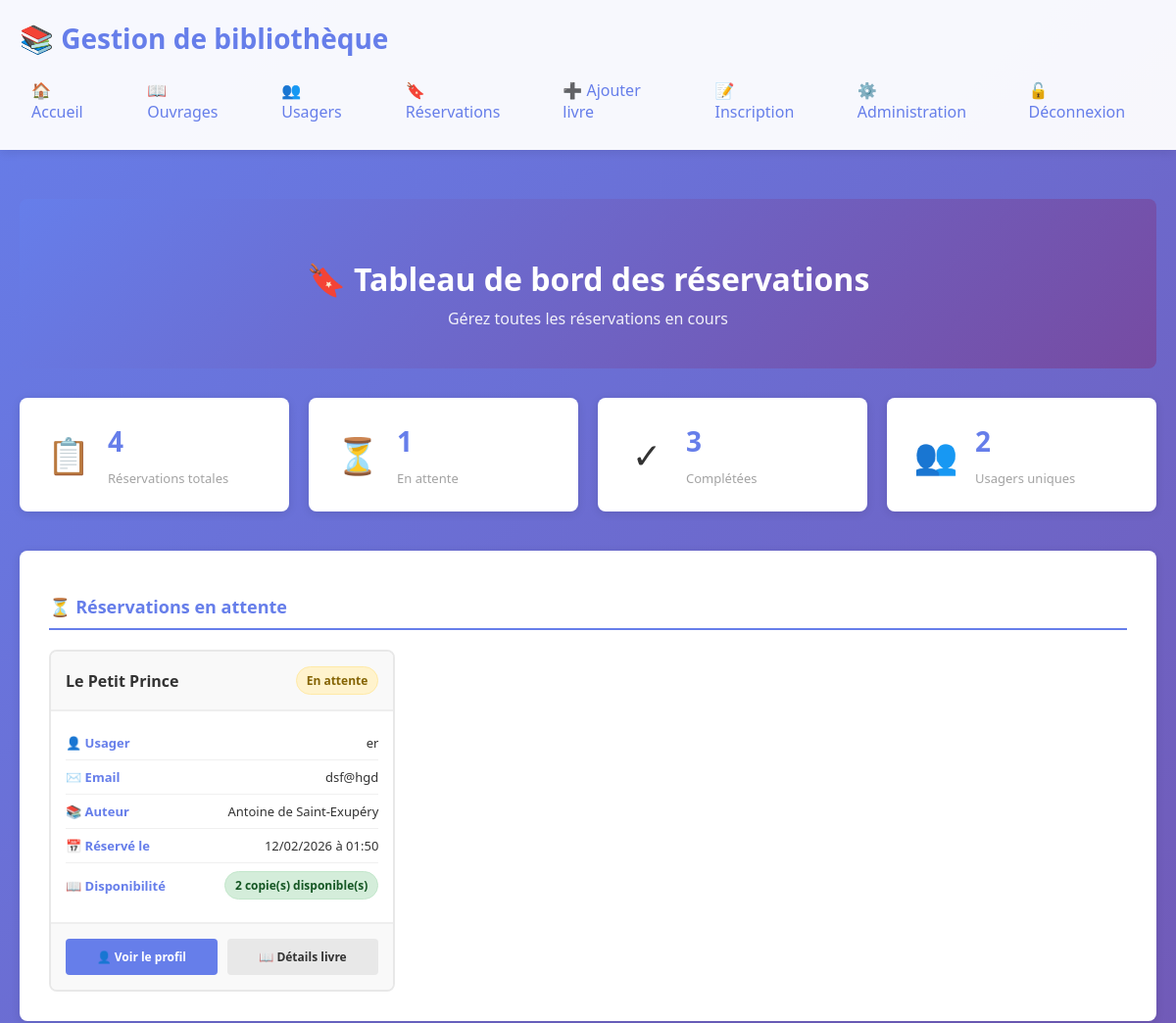
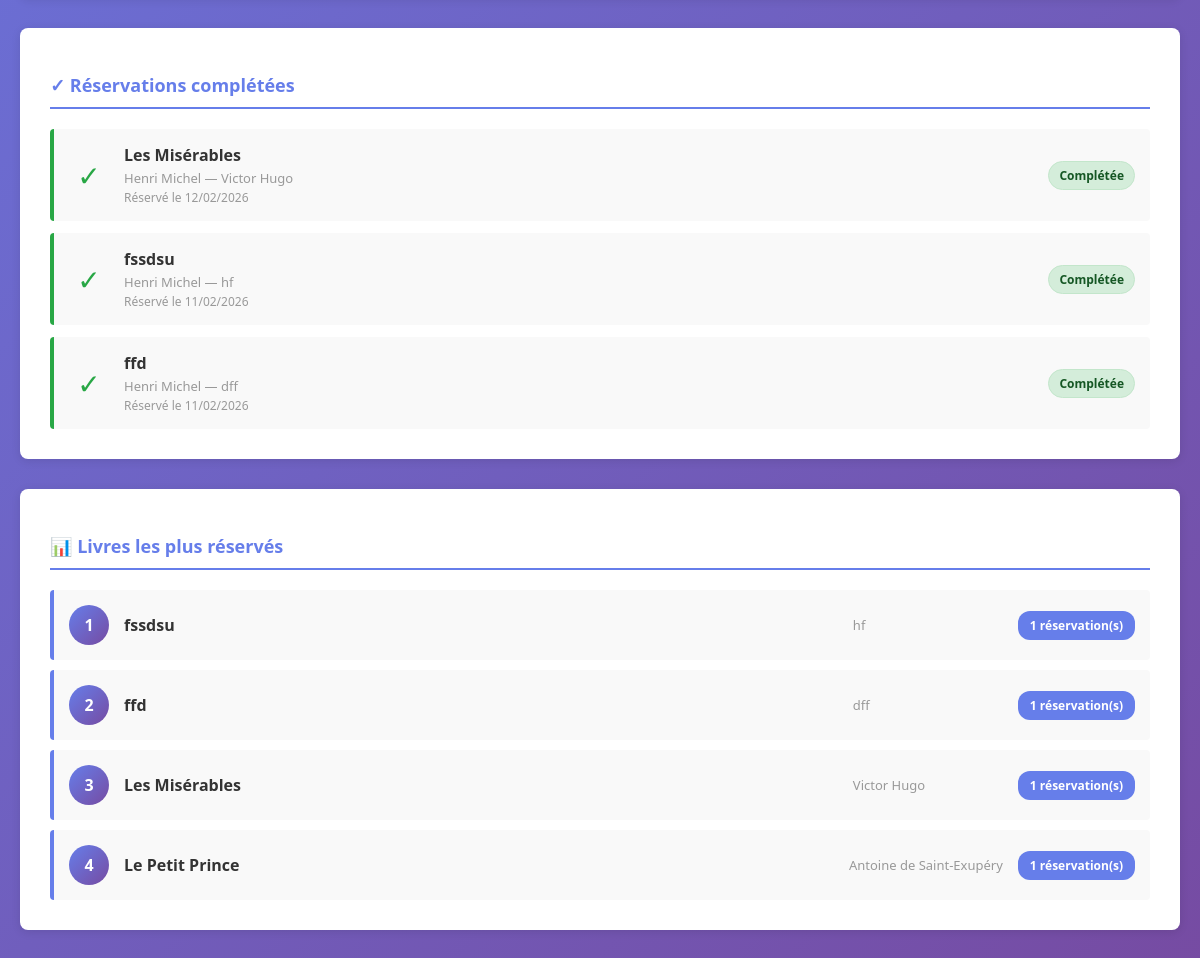
/reservations (signed in), run on the app's committed database (2 pictures, top to bottom).
### models.py (models this page shows, shortened)
class Reservation(db.Model):
    id = db.Column(db.Integer, primary_key=True)
    user_id = db.Column(db.Integer, db.ForeignKey('user.id'), nullable=False)
    book_id = db.Column(db.Integer, db.ForeignKey('book.id'), nullable=False)
    reserved_on = db.Column(db.DateTime, default=datetime.utcnow)
    active = db.Column(db.Boolean, default=True)

class Book(db.Model):
    id = db.Column(db.Integer, primary_key=True)
    title = db.Column(db.String(250), nullable=False)
    author = db.Column(db.String(200))
    total_copies = db.Column(db.Integer, default=1)
    loans = db.relationship('Loan', backref='book', lazy=True)
    reservations = db.relationship('Reservation', backref='book', lazy=True)
    def available_copies(self):
        borrowed = Loan.query.filter_by(book_id=self.id, returned=False).count()
        return max(0, self.total_copies - borrowed)

class User(db.Model):
    id = db.Column(db.Integer, primary_key=True)
    name = db.Column(db.String(120), nullable=False)
    email = db.Column(db.String(120), unique=True, nullable=False)
    registered_on = db.Column(db.DateTime, default=datetime.utcnow)
    loans = db.relationship('Loan', backref='user', lazy=True)
    reservations = db.relationship('Reservation', backref='user', lazy=True)

### app.py (the view)
@app.route('/reservations')
@login_required_admin
def reservations_dashboard():
    from datetime import datetime
    from sqlalchemy import func
    all_reservations = Reservation.query.all()
    pending_list = Reservation.query.filter_by(active=True).order_by(Reservation.reserved_on.desc()).all()
    completed_list = Reservation.query.filter_by(active=False).order_by(Reservation.reserved_on.desc()).limit(20).all()
    total_reservations = len(all_reservations)
    pending_reservations = len(pending_list)
    completed_reservations = len(completed_list)
    unique_users = len(set(res.user_id for res in all_reservations))
    popular_books = db.session.query(Book, func.count(Reservation.id)).join(
        Reservation, Book.id == Reservation.book_id
    ).group_by(Book.id).order_by(func.count(Reservation.id).desc()).limit(5).all()
    return render_template('reservations_dashboard.html',
        pending_list=pending_list,
        completed_list=completed_list,
        popular_books=popular_books,
        total_reservations=total_reservations,
        pending_reservations=pending_reservations,
        completed_reservations=completed_reservations,
        unique_users=unique_users)

### app.py (called while the page is built)
def login_required_admin(f):
    @wraps(f)
    def decorated_function(*args, **kwargs):
        if 'admin' not in session:
            flash('Vous devez être connecté en tant qu\'administrateur', 'warning')
            return redirect(url_for('admin_login'))
        return f(*args, **kwargs)
    return decorated_function

### templates/reservations_dashboard.html (shortened to what this page needs)
{% extends 'layout.html' %}
{% block content %}
<div class="reservations-dashboard">
  <section class="dashboard-header">
    <h2>🔖 Tableau de bord des réservations</h2>
    <p>Gérez toutes les réservations en cours</p>
  </section>
  <section class="stats-overview">
    <div class="stat-box">
      <div class="stat-icon">📋</div>
      <div class="stat-content">
        <div class="stat-number">{{ total_reservations }}</div>
        <div class="stat-label">Réservations totales</div>
      </div>
    </div>
    <div class="stat-box">
      <div class="stat-icon">⏳</div>
      <div class="stat-content">
        <div class="stat-number">{{ pending_reservations }}</div>
        <div class="stat-label">En attente</div>
      </div>
    </div>
    <div class="stat-box">
      <div class="stat-icon">✓</div>
      <div class="stat-content">
        <div class="stat-number">{{ completed_reservations }}</div>
        <div class="stat-label">Complétées</div>
      </div>
    </div>
    <div class="stat-box">
      <div class="stat-icon">👥</div>
      <div class="stat-content">
        <div class="stat-number">{{ unique_users }}</div>
        <div class="stat-label">Usagers uniques</div>
      </div>
    </div>
  </section>
  <section class="dashboard-section">
    <h3>⏳ Réservations en attente</h3>
    {% if pending_list %}
      <div class="reservations-grid">
        {% for res in pending_list %}
        <div class="reservation-card">
          <div class="card-header">
            <span class="card-title">{{ res.book.title }}</span>
            <span class="badge warning">En attente</span>
          </div>
          <div class="card-content">
            <div class="info-row">
              <span class="label">👤 Usager</span>
              <span class="value">{{ res.user.name }}</span>
            </div>
            <div class="info-row">
              <span class="label">✉️ Email</span>
              <span class="value">{{ res.user.email }}</span>
            </div>
            <div class="info-row">
              <span class="label">📚 Auteur</span>
              <span class="value">{{ res.book.author }}</span>
            </div>
            <div class="info-row">
              <span class="label">📅 Réservé le</span>
              <span class="value">{{ res.reserved_on.strftime('%d/%m/%Y à %H:%M') }}</span>
            </div>
            <div class="info-row">
              <span class="label">📖 Disponibilité</span>
              <span class="value">
                {% if res.book.available_copies() > 0 %}
                  <span class="badge success">{{ res.book.available_copies() }} copie(s) disponible(s)</span>
                {% else %}
                  <span class="badge danger">Non disponible</span>
                {% endif %}
              </span>
            </div>
          </div>
          <div class="card-actions">
            <a href="{{ url_for('profile', user_id=res.user.id) }}" class="action-btn primary">👤 Voir le profil</a>
            <a href="{{ url_for('book_detail', book_id=res.book.id) }}" class="action-btn secondary">📖 Détails livre</a>
          </div>
        </div>
        {% endfor %}
      </div>
    {% else %}
      <div class="empty-message">
        <p>✨ Aucune réservation en attente</p>
      </div>
    {% endif %}
  </section>
  <section class="dashboard-section">
    <h3>✓ Réservations complétées</h3>
    {% if completed_list %}
      <div class="completed-list">
        {% for res in completed_list %}
        <div class="completed-item">
          <div class="item-icon">✓</div>
          <div class="item-details">
            <h4>{{ res.book.title }}</h4>
            <p class="item-meta">{{ res.user.name }} — {{ res.book.author }}</p>
            <p class="item-date">Réservé le {{ res.reserved_on.strftime('%d/%m/%Y') }}</p>
          </div>
          <span class="badge success">Complétée</span>
        </div>
        {% endfor %}
      </div>
    {% else %}
      <div class="empty-message">
        <p>Aucune réservation complétée</p>
      </div>
    {% endif %}
  </section>
  <section class="dashboard-section">
    <h3>📊 Livres les plus réservés</h3>
    {% if popular_books %}
      <div class="popular-list">
        {% for book, count in popular_books %}
        <div class="popular-item">
          <div class="rank">{{ loop.index }}</div>
          <div class="book-name">{{ book.title }}</div>
          <div class="book-author">{{ book.author }}</div>
          <div class="count-badge">{{ count }} réservation(s)</div>
        </div>
        {% endfor %}
      </div>
    {% else %}
      <div class="empty-message">
        <p>Pas de données</p>
      </div>
    {% endif %}
  </section>
</div>
{% endblock %}

### static/style.css (style rules this page uses)
* { margin: 0; padding: 0; box-sizing: border-box; }
body { font-family: 'Segoe UI', Tahoma, Geneva, Verdana, sans-serif; background: linear-gradient(135deg, #667eea 0%, #764ba2 100%); min-height: 100vh; color: #333; }
.success { background: #d4edda; color: #155724; border: 1px solid #c3e6cb; }
.warning { background: #fff3cd; color: #856404; border: 1px solid #ffeaa7; }
h2 { color: white; margin: 20px 0 15px 0; font-size: 24px; }
h3 { color: #667eea; margin: 15px 0 10px 0; font-size: 18px; }
a { color: #667eea; text-decoration: none; }
.badge { display: inline-block; padding: 5px 10px; border-radius: 20px; font-size: 12px; font-weight: 600; }
.badge.success { background: #d4edda; color: #155724; }
.badge.warning { background: #fff3cd; color: #856404; }
.stat-number { font-size: 32px; font-weight: bold; margin-bottom: 10px; }
.stat-label { font-size: 14px; opacity: 0.9; }
.stat-icon { font-size: 40px; }
.action-btn { background: linear-gradient(135deg, #667eea 0%, #764ba2 100%); color: white; padding: 20px; border-radius: 8px; text-decoration: none; display: flex; flex-direction: column; align-items: center; gap: 10px; transition: all 0.3s; border: 2px solid transparent; }
.action-btn { animation: fadeIn 0.5s ease-out; }

### data on the page
Reservation: book "Le Petit Prince", user.name "er", user.email "dsf@hgd", book.author "Antoine de Saint-Exupéry", reserved_on "12/02/2026 à 01:50", book.available_copies "2"
Reservation: book "Les Misérables", user.name "Henri Michel", book.author "Victor Hugo", reserved_on "12/02/2026"
Reservation: book "fssdsu", user.name "Henri Michel", book.author "hf", reserved_on "11/02/2026"
Reservation: book "ffd", user.name "Henri Michel", book.author "dff", reserved_on "11/02/2026"
Book: title "fssdsu", author "hf", total_copies "1"
Book: title "ffd", author "dff", total_copies "1"
Book: title "Les Misérables", author "Victor Hugo", total_copies "1"
Book: title "Le Petit Prince", author "Antoine de Saint-Exupéry", id "1"

### other printed values
{{ total_reservations }} "4"
{{ pending_reservations }} "1"
{{ completed_reservations }} "3"
{{ unique_users }} "2"
